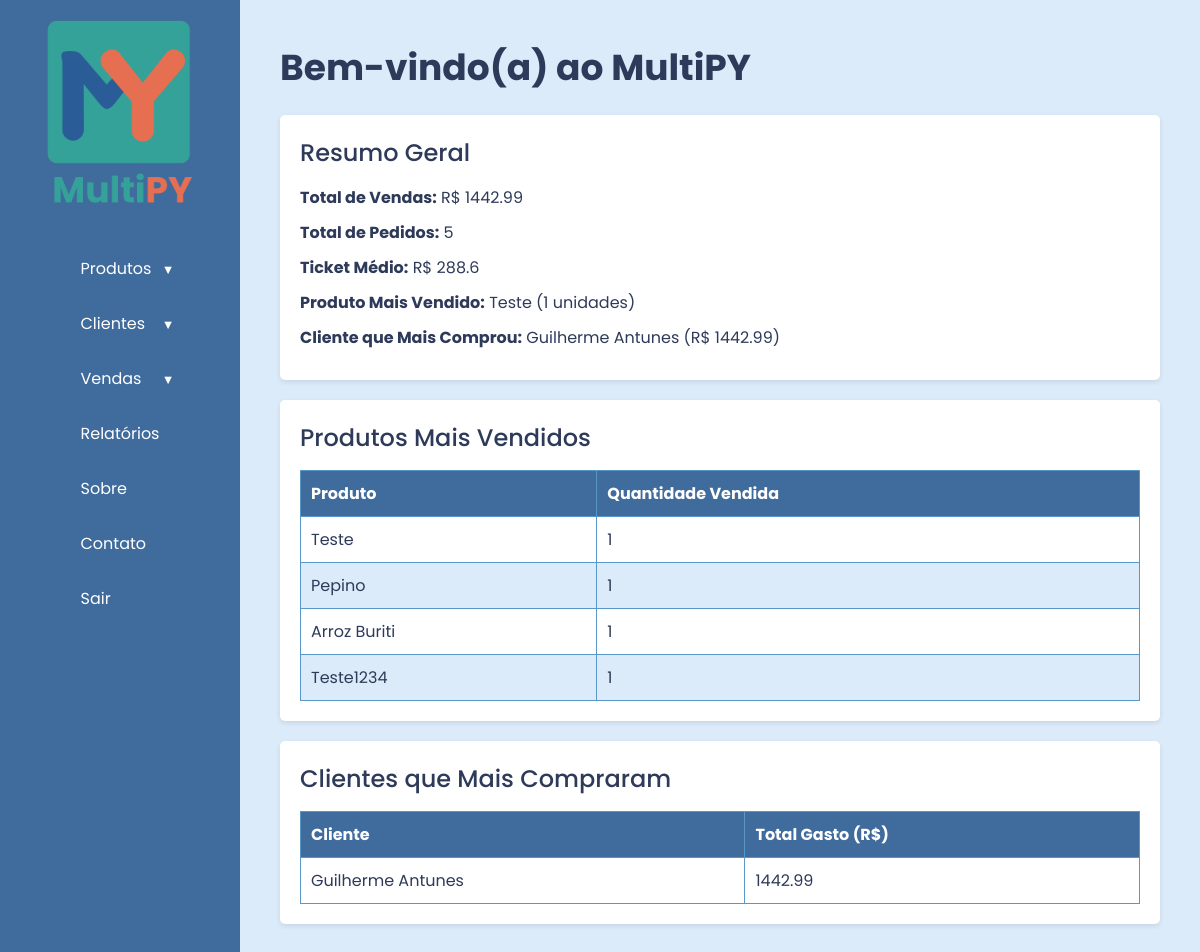
/relatorios (signed in), run on the app's committed database.
### tables this page shows
CREATE TABLE clientes (
        id INTEGER PRIMARY KEY AUTOINCREMENT,
        nome TEXT NOT NULL,
        cpf TEXT NOT NULL,
        email TEXT,
        telefone TEXT,
        endereco TEXT,
        data_nascimento DATE,
        data_adicionado TIMESTAMP DEFAULT CURRENT_TIMESTAMP
    );

CREATE TABLE produtos (
        id INTEGER PRIMARY KEY AUTOINCREMENT,
        nome TEXT NOT NULL,
        codigo_barras TEXT UNIQUE NOT NULL,
        preco REAL NOT NULL,
        descricao TEXT,
        categoria TEXT NOT NULL,
        produto_grupo_id INTEGER,
        ativo BOOLEAN DEFAULT 1,
        data_adicionado TIMESTAMP DEFAULT CURRENT_TIMESTAMP,
        FOREIGN KEY (produto_grupo_id) REFERENCES produto_grupo(id)
    );

### app.py (the view)
@app.route('/relatorios')
@login_required
def relatorios():
    return render_template('relatorios.html', resumo=gerar_resumo())

### app.py (called while the page is built)
def login_required(view_func):
    @wraps(view_func)
    def wrapper(*args, **kwargs):
        if 'usuario' not in session:
            return redirect(url_for('login'))
        return view_func(*args, **kwargs)
    return wrapper

### templates/relatorios.html (shortened to what this page needs)
<!DOCTYPE html>
<html lang="pt-br">
<head>
    <link rel="stylesheet" href="{{ url_for('static', filename='style.css') }}" />
</head>
<body>
    <div class="container">
        <aside class="sidebar">
            <div class="logo-container">
                <img src="{{ url_for('static', filename='images/1.png') }}" alt="Logo MultiPY" class="logo">
            </div>
            <nav class="menu">
                <ul>
                    <li class="tem-submenu">
                        <a href="#">Produtos</a>
                    </li>
                    <li class="tem-submenu">
                        <a href="#">Clientes</a>
                    </li>
                    <li class="tem-submenu">
                        <a href="#">Vendas</a>
                    </li>
                    <li><a href="{{ url_for('relatorios') }}">Relatórios</a></li>
                    <li><a href="{{ url_for('sobre') }}">Sobre</a></li>
                    <li><a href="mailto:guilhermeantunes201008@gmail.com?subject=Suporte%20no%20sistema%20MultiPY">Contato</a></li>
                    <li><a href="{{ url_for('login') }}">Sair</a></li>
                </ul>
            </nav>
        </aside>
        <main class="content">
        <h1>Bem-vindo(a) ao MultiPY</h1>
        <div class="relatorios">
        <section>
            <h3>Resumo Geral</h3>
            <ul>
                <li><strong>Total de Vendas:</strong> R$ {{ resumo.total_vendas | round(2) }}</li>
                <li><strong>Total de Pedidos:</strong> {{ resumo.total_pedidos }}</li>
                <li><strong>Ticket Médio:</strong> R$ {{ resumo.ticket_medio | round(2) }}</li>
                <li><strong>Produto Mais Vendido:</strong> {{ resumo.produto_mais_vendido[0] }} ({{ resumo.produto_mais_vendido[1] }} unidades)</li>
                <li><strong>Cliente que Mais Comprou:</strong> {{ resumo.cliente_top[0] }} (R$ {{ resumo.cliente_top[1] | round(2) }})</li>
            </ul>
        </section>
        <section>
            <h3>Produtos Mais Vendidos</h3>
            <table border="1" cellpadding="5" cellspacing="0">
                <thead>
                    <tr>
                        <th>Produto</th>
                        <th>Quantidade Vendida</th>
                    </tr>
                </thead>
                <tbody>
                    {% for produto, qtd in resumo.grafico_produtos.items() %}
                    <tr>
                        <td>{{ produto }}</td>
                        <td>{{ qtd }}</td>
                    </tr>
                    {% endfor %}
                </tbody>
            </table>
        </section>
        <section>
            <h3>Clientes que Mais Compraram</h3>
            <table border="1" cellpadding="5" cellspacing="0">
                <thead>
                    <tr>
                        <th>Cliente</th>
                        <th>Total Gasto (R$)</th>
                    </tr>
                </thead>
                <tbody>
                    {% for cliente, total in resumo.grafico_clientes.items() %}
                    <tr>
                        <td>{{ cliente }}</td>
                        <td>{{ total | round(2) }}</td>
                    </tr>
                    {% endfor %}
                </tbody>
            </table>
        </section>
        </div>
        </main>
</body>
</html>

### static/style.css (style rules this page uses)
:root { --azul-base: #5a97c9; --azul-escuro: #406b9d; --fundo: #dcebfa; --texto: #2e3a59; --menu-bg: #406b9d; --menu-hover: #5a97c9; --branco: #ffffff; --fonte: 'Poppins', sans-serif; }
* { margin: 0; padding: 0; box-sizing: border-box; }
body { font-family: var(--fonte); background-color: var(--fundo); color: var(--texto); }
.container { display: flex; height: 100vh; width: 100%; }
.sidebar { width: 240px; background-color: var(--menu-bg); color: var(--branco); display: flex; flex-direction: column; align-items: center; padding: 20px 0; }
.logo-container { margin-bottom: 30px; padding: 0 20px; text-align: center; }
.logo { max-width: 150px; height: auto; }
.menu ul { list-style: none; width: 100%; padding: 0; margin: 0; }
.menu ul li { width: 100%; position: relative; }
.menu ul li > a { display: block; padding: 15px 20px; color: var(--branco); text-decoration: none; transition: background 0.3s ease; position: relative; }
.menu ul li.tem-submenu > a::after { content: "▼"; position: absolute; right: 05px; top: 37%; font-size: 0.8rem; color: var(--branco); transition: transform 0.3s; }
.content { flex: 1; padding: 40px; overflow-y: auto; }
.content h1 { color: var(--texto); margin-bottom: 20px; font-size: 36px; font-weight: 700; }
.content .relatorios { display: flex; flex-direction: column; gap: 20px; }
.content .relatorios section { background-color: var(--branco); padding: 20px; border-radius: 5px; box-shadow: 0 2px 5px rgba(0, 0, 0, 0.1); }
.content .relatorios section h3 { color: var(--texto); margin-bottom: 15px; font-size: 24px; font-weight: 500; }
.content .relatorios section ul { list-style: none; padding: 0; }
.content .relatorios section ul li { margin-bottom: 10px; }
.content .relatorios section table { width: 100%; border-collapse: collapse; }
.content .relatorios section table th, .content .relatorios section table td { padding: 10px; border: 1px solid var(--azul-base); text-align: left; }
.content .relatorios section table th { background-color: var(--azul-escuro); color: var(--branco); }
.content .relatorios section table tr:nth-child(even) { background-color: var(--fundo); }

### data on the page
clientes: nome "Guilherme Antunes", total "1442.99"
produtos: produto "Pepino", qtd "1"
produtos: nome "Arroz Buriti", codigo_barras "1"
produtos: produto "Teste1234", id "1"

### other printed values
{{ resumo.total_vendas | round(2) }} "1442.99"
{{ resumo.total_pedidos }} "5"
{{ resumo.ticket_medio | round(2) }} "288.6"
{{ resumo.produto_mais_vendido[0] }} "Teste"
{{ resumo.produto_mais_vendido[1] }} "1"
{{ resumo.cliente_top[1] | round(2) }} "1442.99"
{{ produto }} "Teste"
{{ qtd }} "1"
